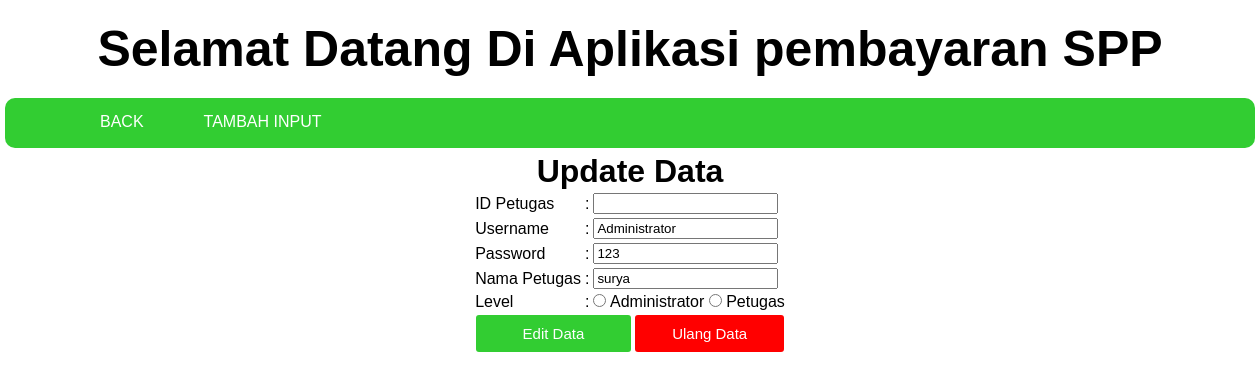
Page /edit_petugas.php?id=1 on the committed database.
### tables this page shows
CREATE TABLE IF NOT EXISTS `petugas` (
`id_petugas` int(11) NOT NULL,
  `username` varchar(20) NOT NULL,
  `password` varchar(20) NOT NULL,
  `nama_petugas` varchar(20) NOT NULL,
  `level` enum('Administrator','Petugas') NOT NULL
);

### edit_petugas.php (the view, shortened to what this page needs)
<?php
    require('koneksi.php');
        if(isset($_GET['id'])) {
            $id = $_GET['id'];
        }
        else{
            header('Location:login.php');
        }
        $sql = "SELECT * FROM petugas WHERE id_Petugas='$id'";
        $petugas = mysqli_query($conn, $sql);
        if(mysqli_num_rows($petugas)> 0){
            $data = mysqli_fetch_assoc($petugas);
        }
?>
<!DOCTYPE html>
<html>
<head>
</head>
<body>
<h1 id="judul">Selamat Datang Di Aplikasi pembayaran SPP</h1>
<div class="header">
    <div class="header-list">
       <ul>
          <li><a href="petugas.php">BACK</a></li>
          <li><a href="tambah_petugas.php">TAMBAH INPUT</a></li>
       </ul>
    </div>
</div>
<div class="container">
    <center>
    <h1>Update Data</h1>
    <form method="POST">
        <table>
            <tr>
                <td>ID Petugas</td>
                <td>:</td>
                <td><input type="text" name="id_Petugas" value="<?php echo $data['id_Petugas']; ?>"></td>
            </tr>
            <tr>
                <td>Username</td>
                <td>:</td>
                <td><input type="text" name="username" value="<?php echo $data['username']; ?>"></td>
            </tr>
            <tr>
                <td>Password</td>
                <td>:</td>
                <td><input type="text" name="password" value="<?php echo $data['password']; ?>"></td>
            </tr>
            <tr>
                <td>Nama Petugas</td>
                <td>:</td>
                <td><input type="text" name="nama_petugas" value="<?php echo $data['nama_petugas']; ?>"></td>
            </tr>
          <tr>
               <td>Level</td>
               <td>:</td>
               <td>
                   <input type="radio" name="level" value="Administrator"> Administrator
                   <input type="radio" name="level" value="Petugas"> Petugas
               </td>
          </tr>
            <tr>
                <td colspan="3" align="center">
                    <input type="submit" name="submit" value="Edit Data" class="kirim">
                    <input type="reset" name="reset" value="Ulang Data" class="reset">
                </td>
            </tr>
        </table>
    </form>
</center>
</div>
</body>
</html>

### edit_petugas.php (style rules this page uses)
* { margin:0px auto; }
body { font-family: arial; background-color: white; height: 1625px; }
a { text-decoration: none; }
li { list-style: none; }
#judul { font-style: bold; text-align: center; font-size: 50px; margin-top: 20px; }
.header { border-radius: 10px; background-color:#32CD32; width: 1200px; padding:25px; margin-top: 20px; }
.header-list li { float: left; padding: 0 10px; margin-top: -10px; }
.header-list a { color: white; padding: 20px; }
.container { width: 1250px; height: 1200px; margin-top: 5px; }
.kirim { background-color: #32CD32; color: white; font-size: 15px; width: 50%; border: none; border-radius: 3px; padding: 10px 20px; text-align: center; }
.reset { background-color: red; color: white; font-size: 15px; width: 48%; border: none; border-radius: 3px; padding: 10px 10px; }

### rows in the picture
petugas: username "Administrator", password "123", nama_petugas "surya"
